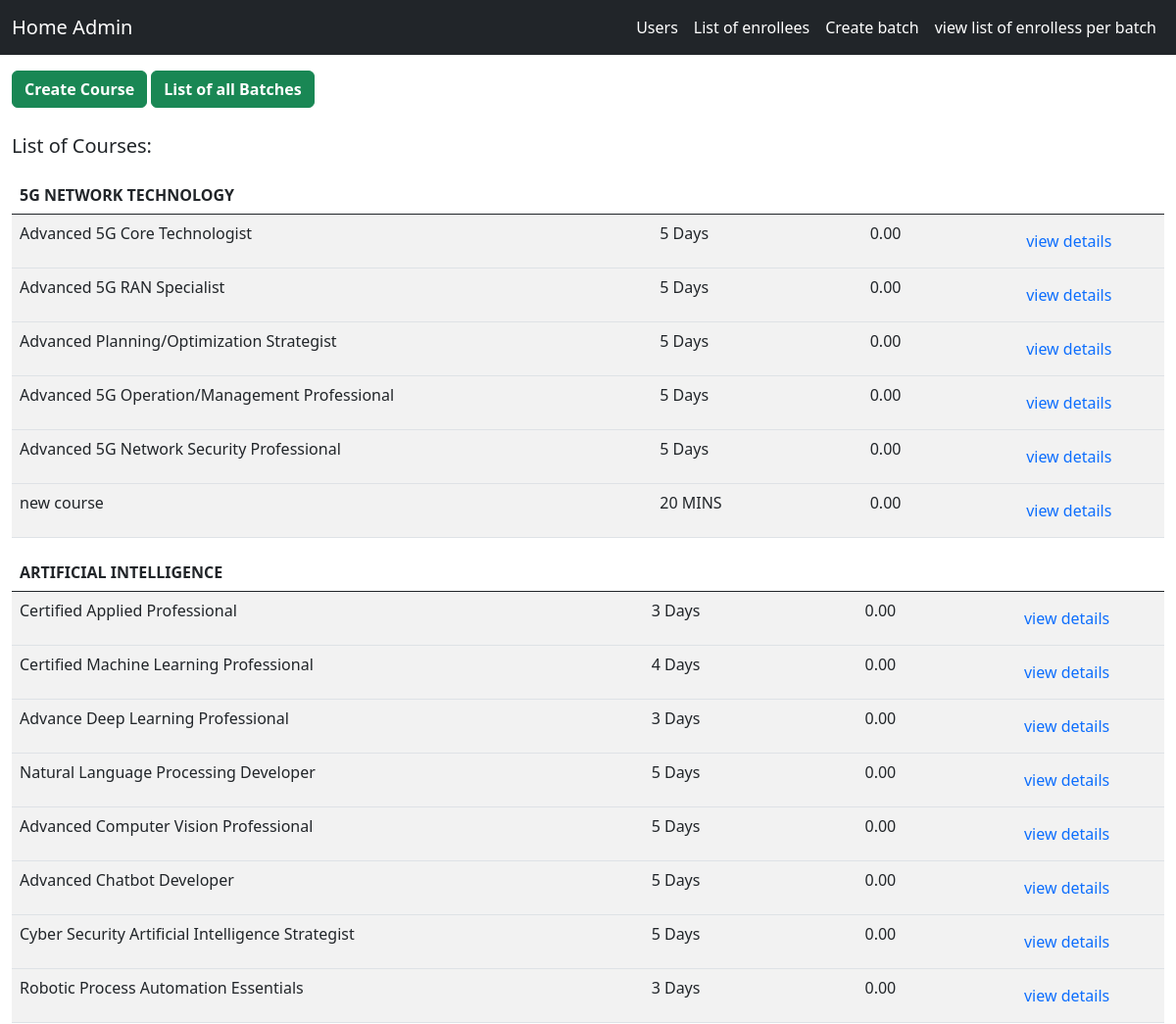
The page /um-admin/home/ (signed in, upper part) on the database as committed earlier.
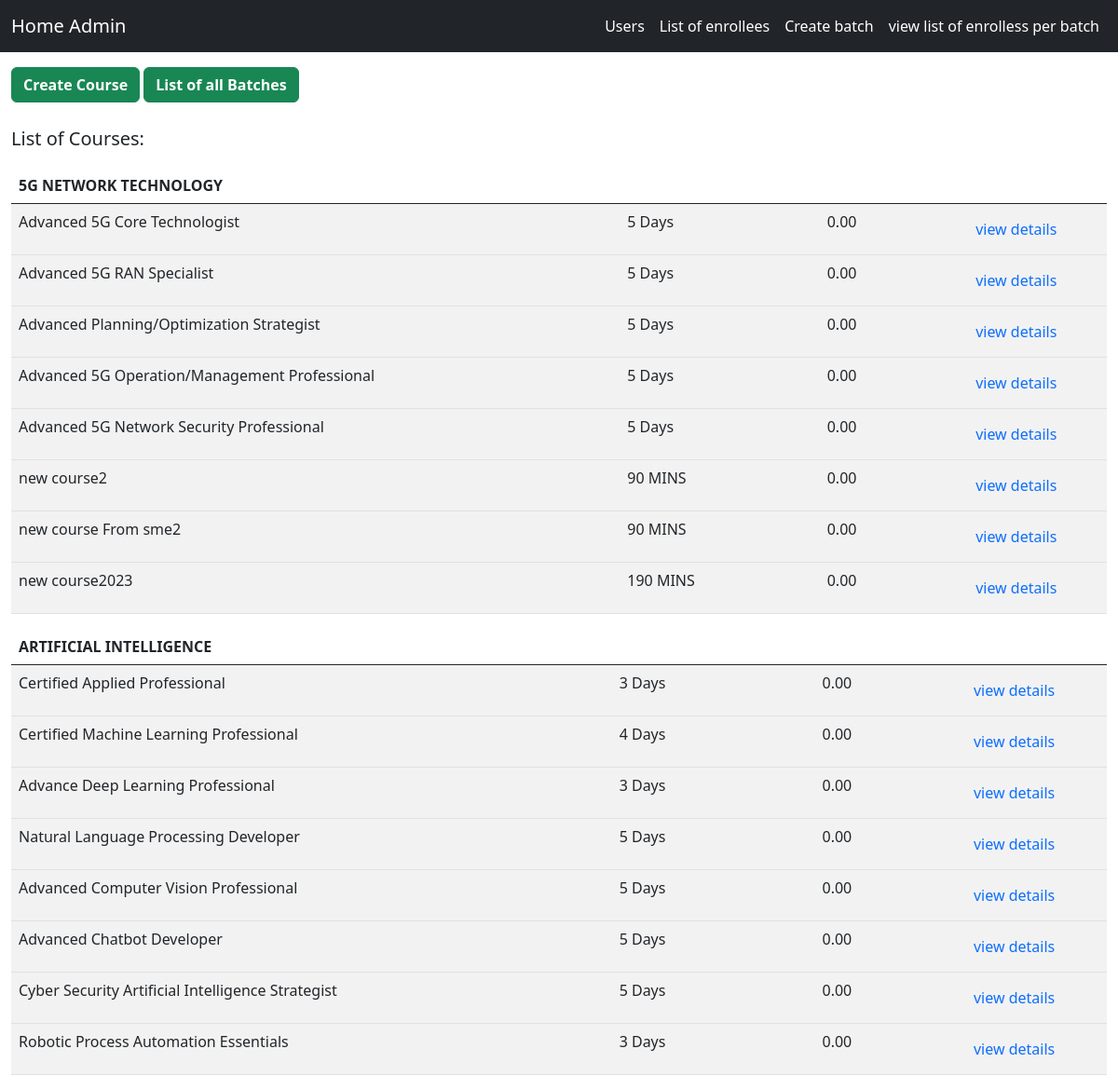
The same page on the database as committed later.
### course/models.py (models this page shows, shortened)
class Category(models.Model):
    name = models.CharField(max_length=255)
    class Meta:
        ordering = ('name',)
        verbose_name_plural = 'Categories'

class Course(models.Model):
    category = models.ForeignKey(Category, related_name='courses',on_delete=models.CASCADE)
    course = models.CharField(max_length=255)
    duration = models.CharField(max_length=255)
    price = models.DecimalField(max_digits=12, decimal_places=2)
    isArchived = models.BooleanField(default=False)

### customadmin/decorators.py (the view)
    def wrapper(request, *args, **kwargs):
        if not request.user.is_superuser:
            return redirect('admin_login')
        return view_func(request, *args, **kwargs)

### account/models.py (called while the page is built)
    def __str__(self):
        return self.email

### customadmin/views.py (called while the page is built)
@admin_required
def home(request):
    courses = Course.objects.all()
    categories = Category.objects.all()
    return render(request, 'customadmin/home.html',{
        'categories' : categories,
        'courses' : courses
    })

### customadmin/templates/customadmin/home.html (shortened to what this page needs)
{% extends 'account/base.html' %}
{%  block content %}
    <nav class="navbar navbar-expand-lg navbar-light bg-dark sticky-top">
        <div class="container-fluid">
          <a class="navbar-brand text-white" href="#">Home Admin</a>
          <div class="collapse navbar-collapse" id="navbarNav">
            <ul class="navbar-nav ms-auto">
              <li class="nav-item">
                <a href="{% url 'users_info' %}" class="nav-link text-white">Users</a>
              </li>
              <li class="nav-item">
                <a href="{% url 'list_of_enrollees' %}" class="nav-link text-white">List of enrollees</a>
              </li>
              <li class="nav-item">
                <a href="{% url 'create_batch' %}" class="nav-link text-white">Create batch</a>
              </li>
              <li class="nav-item">
                <a href="{% url 'list_enrollees_per_batch' %}" class="nav-link text-white">view list of enrolless per batch</a>
              </li>
            </ul>
          </div>
        </div>
      </nav>
    <div class="container-fluid mt-3">
        <a href="{% url 'create_course' %}" class="btn btn-success fw-bold">Create Course</a>
        <a href="{% url 'list_all_batch' %}" class="btn btn-success fw-bold">List of all Batches</a>
        <p class="pt-4 fs-5">List of Courses:</p>
        {% for category in categories %}
            <table class="table table-striped ">
                <thead>
                    <tr class="border-bottom-0">
                        <th scope="col" colspan="1">{{category.name}}</th>
                        <th scope="col" colspan="1">{{category.duration}}</th>
                        <th scope="col" colspan="2">{{category.price}}</th>
                    </tr>
                </thead>
                {% for course in category.courses.all %}
                <tbody>
                    <tr>
                        <td style="width: 900px;">{{course.course}}</td>
                        <td style="width:300px">{{course.duration}}</td>
                        <td style="width:200px">{{course.price}}</td>
                        <td style="width:200px"><a href="{% url 'detail' course.id %}" class="btn text-primary">view details</a></td>
                    </tr>
                </tbody>
                {% endfor %}
            </table>
        {% endfor %}
    </div>
{% endblock %}

Rows that differ between the two databases and show on the page:
removed Course: course "new course", duration "20 MINS", price "0.00", shown under Category "5G NETWORK TECHNOLOGY"
added Course: course "new course2", duration "90 MINS", price "0.00", shown under Category "5G NETWORK TECHNOLOGY"
added Course: course "new course From sme2", duration "90 MINS", price "0.00", shown under Category "5G NETWORK TECHNOLOGY"
added Course: course "new course2023", duration "190 MINS", price "0.00", shown under Category "5G NETWORK TECHNOLOGY"
